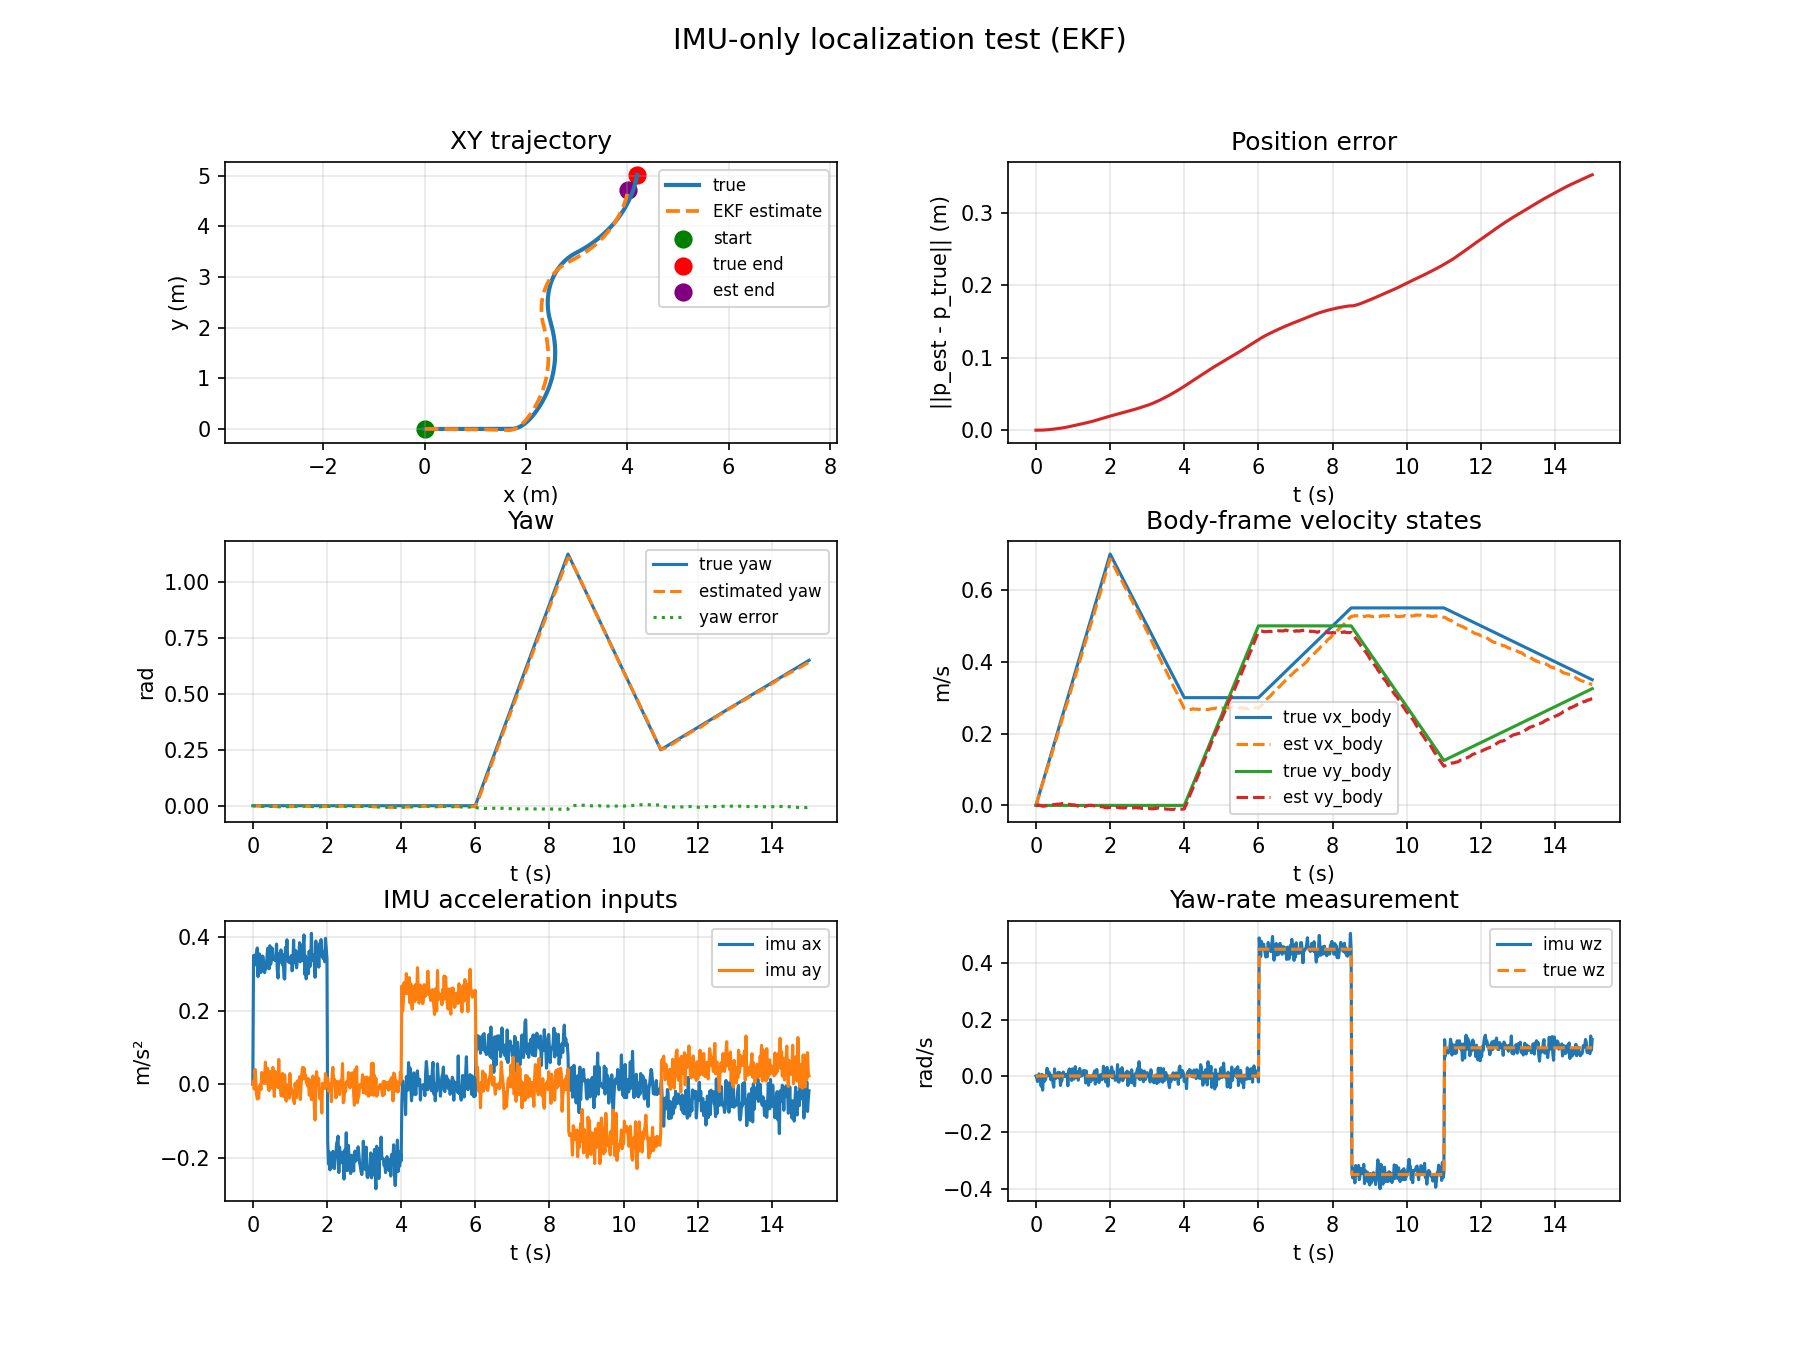

Reproduce this figure in Python.
#!/usr/bin/env python
"""Test the 2D EKF/UKF with IMU-only updates and visualize the estimate.

Modes
-----
1. Simulation mode (default)
   Simulates a robot moving in the plane with synthetic IMU measurements.
2. Live serial mode (`--port ...`)
   Reads IMU data from the ESP32 over the existing serial connection layer and
   runs the filter online with visualization.
"""

from __future__ import annotations

import argparse
import os
import sys
import time

import numpy as np

REPO_ROOT = os.path.abspath(os.path.join(os.path.dirname(__file__), "..", ".."))
SRC_DIR = os.path.join(REPO_ROOT, "mobile_robot", "src")
if SRC_DIR not in sys.path:
    sys.path.insert(0, SRC_DIR)

from localization import (  # noqa: E402
    ExtendedKalmanFilter2D,
    IMUMeasurement,
    UnscentedKalmanFilter2D,
)
from serial_connection.serial_con import SerialConnect  # noqa: E402


def make_filter(filter_name: str, gyro_noise: float):
    filter_cls = UnscentedKalmanFilter2D if filter_name == "ukf" else ExtendedKalmanFilter2D
    return filter_cls(
        initial_state=np.zeros(6),
        initial_covariance=np.diag([1e-4, 1e-4, 1e-4, 1e-3, 1e-3, 1e-3]),
        process_noise=np.diag([5e-4, 5e-4, 5e-4, 8e-3, 8e-3, 4e-3]),
        gyro_measurement_noise=np.array([[gyro_noise**2]], dtype=float),
    )


def simulate_truth_step(state: np.ndarray, ax_body: float, ay_body: float, wz: float, dt: float) -> np.ndarray:
    x, y, yaw, vx_body, vy_body, _ = state
    c = np.cos(yaw)
    s = np.sin(yaw)

    x_next = x + dt * (c * vx_body - s * vy_body)
    y_next = y + dt * (s * vx_body + c * vy_body)
    yaw_next = yaw + dt * wz
    vx_next = vx_body + dt * ax_body
    vy_next = vy_body + dt * ay_body
    return np.array([x_next, y_next, yaw_next, vx_next, vy_next, wz], dtype=float)


def commanded_motion(t: float) -> tuple[float, float, float]:
    ax = 0.0
    ay = 0.0
    wz = 0.0

    if t < 2.0:
        ax = 0.35
    elif t < 4.0:
        ax = -0.20
    elif t < 6.0:
        ay = 0.25
    elif t < 8.5:
        wz = 0.45
        ax = 0.10
    elif t < 11.0:
        wz = -0.35
        ay = -0.15
    else:
        ax = -0.05
        ay = 0.05
        wz = 0.10

    return ax, ay, wz


def setup_sim_plot(title: str):
    try:
        import matplotlib.pyplot as plt
    except ImportError as exc:  # pragma: no cover
        raise RuntimeError("matplotlib is required for plotting") from exc

    fig = plt.figure(figsize=(12, 9))
    gs = fig.add_gridspec(3, 2, hspace=0.35, wspace=0.28)
    axes = {
        "xy": fig.add_subplot(gs[0, 0]),
        "poserr": fig.add_subplot(gs[0, 1]),
        "yaw": fig.add_subplot(gs[1, 0]),
        "vel": fig.add_subplot(gs[1, 1]),
        "accel": fig.add_subplot(gs[2, 0]),
        "gyro": fig.add_subplot(gs[2, 1]),
    }
    fig.suptitle(title, fontsize=14)
    return plt, fig, axes


def setup_live_plot(title: str):
    try:
        import matplotlib.pyplot as plt
    except ImportError as exc:  # pragma: no cover
        raise RuntimeError("matplotlib is required for plotting") from exc

    fig = plt.figure(figsize=(12, 9))
    gs = fig.add_gridspec(3, 2, hspace=0.35, wspace=0.28)
    axes = {
        "xy": fig.add_subplot(gs[0, 0]),
        "yaw": fig.add_subplot(gs[0, 1]),
        "vel": fig.add_subplot(gs[1, 0]),
        "accel": fig.add_subplot(gs[1, 1]),
        "gyro": fig.add_subplot(gs[2, 0]),
        "speed": fig.add_subplot(gs[2, 1]),
    }
    fig.suptitle(title, fontsize=14)
    return plt, fig, axes


def run_simulation(args) -> None:
    rng = np.random.default_rng(args.seed)
    filt = make_filter(args.filter, args.gyro_noise)

    truth = np.zeros(6, dtype=float)
    t_values = np.arange(0.0, args.duration + args.dt, args.dt)

    truth_hist = np.zeros((len(t_values), 6), dtype=float)
    est_hist = np.zeros((len(t_values), 6), dtype=float)
    accel_hist = np.zeros((len(t_values), 2), dtype=float)
    gyro_hist = np.zeros(len(t_values), dtype=float)

    truth_hist[0] = truth
    est_hist[0] = filt.get_state()

    for k in range(1, len(t_values)):
        t = t_values[k - 1]
        ax_true, ay_true, wz_true = commanded_motion(t)
        truth = simulate_truth_step(truth, ax_true, ay_true, wz_true, args.dt)

        imu = IMUMeasurement(
            ax=ax_true + rng.normal(0.0, args.accel_noise),
            ay=ay_true + rng.normal(0.0, args.accel_noise),
            wz=wz_true + rng.normal(0.0, args.gyro_noise),
        )

        filt.predict(imu, args.dt)
        filt.update_imu(imu)

        truth_hist[k] = truth
        est_hist[k] = filt.get_state()
        accel_hist[k] = [imu.ax, imu.ay]
        gyro_hist[k] = imu.wz

    pos_err = np.linalg.norm(est_hist[:, :2] - truth_hist[:, :2], axis=1)
    yaw_err = np.unwrap(est_hist[:, 2]) - np.unwrap(truth_hist[:, 2])

    print(f"filter={args.filter}")
    print(f"final true pose: x={truth_hist[-1,0]:.3f}, y={truth_hist[-1,1]:.3f}, yaw={truth_hist[-1,2]:.3f}")
    print(f"final est  pose: x={est_hist[-1,0]:.3f}, y={est_hist[-1,1]:.3f}, yaw={est_hist[-1,2]:.3f}")
    print(f"final position error: {float(pos_err[-1]):.3f} m")
    print(f"final yaw error: {float(yaw_err[-1]):.3f} rad")

    plt, fig, ax = setup_sim_plot(f"IMU-only localization test ({args.filter.upper()})")

    ax["xy"].plot(truth_hist[:, 0], truth_hist[:, 1], label="true", linewidth=2.0)
    ax["xy"].plot(est_hist[:, 0], est_hist[:, 1], label=f"{args.filter.upper()} estimate", linewidth=1.8, linestyle="--")
    ax["xy"].scatter([truth_hist[0, 0]], [truth_hist[0, 1]], c="green", s=60, label="start")
    ax["xy"].scatter([truth_hist[-1, 0]], [truth_hist[-1, 1]], c="red", s=60, label="true end")
    ax["xy"].scatter([est_hist[-1, 0]], [est_hist[-1, 1]], c="purple", s=60, label="est end")
    ax["xy"].set_title("XY trajectory")
    ax["xy"].set_xlabel("x (m)")
    ax["xy"].set_ylabel("y (m)")
    ax["xy"].axis("equal")
    ax["xy"].grid(True, alpha=0.3)
    ax["xy"].legend(fontsize=8)

    ax["poserr"].plot(t_values, pos_err, color="tab:red")
    ax["poserr"].set_title("Position error")
    ax["poserr"].set_xlabel("t (s)")
    ax["poserr"].set_ylabel("||p_est - p_true|| (m)")
    ax["poserr"].grid(True, alpha=0.3)

    ax["yaw"].plot(t_values, np.unwrap(truth_hist[:, 2]), label="true yaw")
    ax["yaw"].plot(t_values, np.unwrap(est_hist[:, 2]), "--", label="estimated yaw")
    ax["yaw"].plot(t_values, yaw_err, ":", label="yaw error")
    ax["yaw"].set_title("Yaw")
    ax["yaw"].set_xlabel("t (s)")
    ax["yaw"].set_ylabel("rad")
    ax["yaw"].grid(True, alpha=0.3)
    ax["yaw"].legend(fontsize=8)

    ax["vel"].plot(t_values, truth_hist[:, 3], label="true vx_body")
    ax["vel"].plot(t_values, est_hist[:, 3], "--", label="est vx_body")
    ax["vel"].plot(t_values, truth_hist[:, 4], label="true vy_body")
    ax["vel"].plot(t_values, est_hist[:, 4], "--", label="est vy_body")
    ax["vel"].set_title("Body-frame velocity states")
    ax["vel"].set_xlabel("t (s)")
    ax["vel"].set_ylabel("m/s")
    ax["vel"].grid(True, alpha=0.3)
    ax["vel"].legend(fontsize=8)

    ax["accel"].plot(t_values, accel_hist[:, 0], label="imu ax")
    ax["accel"].plot(t_values, accel_hist[:, 1], label="imu ay")
    ax["accel"].set_title("IMU acceleration inputs")
    ax["accel"].set_xlabel("t (s)")
    ax["accel"].set_ylabel("m/s²")
    ax["accel"].grid(True, alpha=0.3)
    ax["accel"].legend(fontsize=8)

    ax["gyro"].plot(t_values, gyro_hist, label="imu wz")
    ax["gyro"].plot(t_values, truth_hist[:, 5], "--", label="true wz")
    ax["gyro"].set_title("Yaw-rate measurement")
    ax["gyro"].set_xlabel("t (s)")
    ax["gyro"].set_ylabel("rad/s")
    ax["gyro"].grid(True, alpha=0.3)
    ax["gyro"].legend(fontsize=8)

    fig.tight_layout()
    if args.no_show:
        fig.savefig(args.save_path, dpi=150)
        print(f"wrote {args.save_path}")
    else:
        plt.show()


def run_live_serial(args) -> None:
    plt, fig, ax = setup_live_plot(f"Live IMU-only localization ({args.filter.upper()})")
    if not args.no_show:
        plt.ion()
        plt.show(block=False)

    filt = make_filter(args.filter, args.gyro_noise)

    times = [0.0]
    est_hist = [filt.get_state()]
    accel_hist = [[0.0, 0.0]]
    gyro_hist = [0.0]

    last_time = time.monotonic()
    t0 = last_time

    with SerialConnect(
        port=args.port,
        tx_rate_hz=0.0,
        rx_publish_rate_hz=args.rx_publish_rate_hz,
        debug=args.debug_serial,
    ) as serial_con:
        print(f"Reading IMU from serial port: {serial_con.port}")
        try:
            while True:
                now = time.monotonic()
                dt = max(now - last_time, 1e-3)
                last_time = now

                msgs = serial_con.read_parsed(max_lines=128)
                if msgs:
                    imu_msg = msgs[-1]
                    imu = IMUMeasurement(ax=imu_msg.ax, ay=imu_msg.ay, wz=imu_msg.gz)
                    filt.predict(imu, dt)
                    filt.update_imu(imu)
                    accel_hist.append([imu.ax, imu.ay])
                    gyro_hist.append(imu.wz)
                else:
                    imu = IMUMeasurement(ax=0.0, ay=0.0, wz=0.0)
                    filt.predict(imu, dt)
                    accel_hist.append([0.0, 0.0])
                    gyro_hist.append(0.0)

                est = filt.get_state()
                est_hist.append(est)
                times.append(now - t0)

                est_arr = np.asarray(est_hist)
                accel_arr = np.asarray(accel_hist)
                gyro_arr = np.asarray(gyro_hist)
                t_arr = np.asarray(times)
                speed = np.hypot(est_arr[:, 3], est_arr[:, 4])

                ax["xy"].cla()
                ax["xy"].plot(est_arr[:, 0], est_arr[:, 1], color="tab:blue", label="estimated path")
                ax["xy"].scatter([est_arr[0, 0]], [est_arr[0, 1]], c="green", s=50, label="start")
                ax["xy"].scatter([est_arr[-1, 0]], [est_arr[-1, 1]], c="red", s=50, label="current")
                ax["xy"].set_title("Estimated XY trajectory")
                ax["xy"].set_xlabel("x (m)")
                ax["xy"].set_ylabel("y (m)")
                ax["xy"].axis("equal")
                ax["xy"].grid(True, alpha=0.3)
                ax["xy"].legend(fontsize=8)

                ax["yaw"].cla()
                ax["yaw"].plot(t_arr, np.unwrap(est_arr[:, 2]), label="estimated yaw")
                ax["yaw"].set_title("Estimated yaw")
                ax["yaw"].set_xlabel("t (s)")
                ax["yaw"].set_ylabel("rad")
                ax["yaw"].grid(True, alpha=0.3)
                ax["yaw"].legend(fontsize=8)

                ax["vel"].cla()
                ax["vel"].plot(t_arr, est_arr[:, 3], label="vx_body")
                ax["vel"].plot(t_arr, est_arr[:, 4], label="vy_body")
                ax["vel"].set_title("Estimated body-frame velocity")
                ax["vel"].set_xlabel("t (s)")
                ax["vel"].set_ylabel("m/s")
                ax["vel"].grid(True, alpha=0.3)
                ax["vel"].legend(fontsize=8)

                ax["accel"].cla()
                ax["accel"].plot(t_arr, accel_arr[:, 0], label="imu ax")
                ax["accel"].plot(t_arr, accel_arr[:, 1], label="imu ay")
                ax["accel"].set_title("Raw IMU acceleration")
                ax["accel"].set_xlabel("t (s)")
                ax["accel"].set_ylabel("m/s²")
                ax["accel"].grid(True, alpha=0.3)
                ax["accel"].legend(fontsize=8)

                ax["gyro"].cla()
                ax["gyro"].plot(t_arr, gyro_arr, label="imu wz")
                ax["gyro"].set_title("Raw IMU yaw rate")
                ax["gyro"].set_xlabel("t (s)")
                ax["gyro"].set_ylabel("rad/s")
                ax["gyro"].grid(True, alpha=0.3)
                ax["gyro"].legend(fontsize=8)

                ax["speed"].cla()
                ax["speed"].plot(t_arr, speed, label="|v_body|")
                ax["speed"].set_title("Estimated body speed")
                ax["speed"].set_xlabel("t (s)")
                ax["speed"].set_ylabel("m/s")
                ax["speed"].grid(True, alpha=0.3)
                ax["speed"].legend(fontsize=8)

                fig.tight_layout()
                if args.no_show:
                    fig.savefig(args.save_path, dpi=150)
                else:
                    plt.pause(0.001)

                if args.duration > 0.0 and (now - t0) >= args.duration:
                    break
                time.sleep(max(0.0, 1.0 / args.live_plot_rate_hz))
        except KeyboardInterrupt:
            pass

    print(
        "final est pose: "
        f"x={est_hist[-1][0]:.3f}, y={est_hist[-1][1]:.3f}, yaw={est_hist[-1][2]:.3f}"
    )
    if args.no_show:
        print(f"wrote {args.save_path}")
    else:
        plt.ioff()
        plt.show()


def main() -> None:
    parser = argparse.ArgumentParser(description=__doc__)
    parser.add_argument("--filter", choices=["ekf", "ukf"], default="ekf")
    parser.add_argument("--dt", type=float, default=0.02)
    parser.add_argument("--duration", type=float, default=15.0)
    parser.add_argument("--accel-noise", type=float, default=0.03)
    parser.add_argument("--gyro-noise", type=float, default=0.02)
    parser.add_argument("--seed", type=int, default=7)
    parser.add_argument("--port", default=None, help="Read live IMU data from this serial port")
    parser.add_argument("--rx-publish-rate-hz", type=float, default=20.0)
    parser.add_argument("--live-plot-rate-hz", type=float, default=10.0)
    parser.add_argument("--debug-serial", action="store_true")
    parser.add_argument(
        "--save-path",
        default=os.path.join(os.path.dirname(__file__), "test_imu_only_localization.png"),
    )
    parser.add_argument("--no-show", action="store_true")
    args = parser.parse_args()

    if args.port:
        run_live_serial(args)
    else:
        run_simulation(args)


if __name__ == "__main__":
    main()
